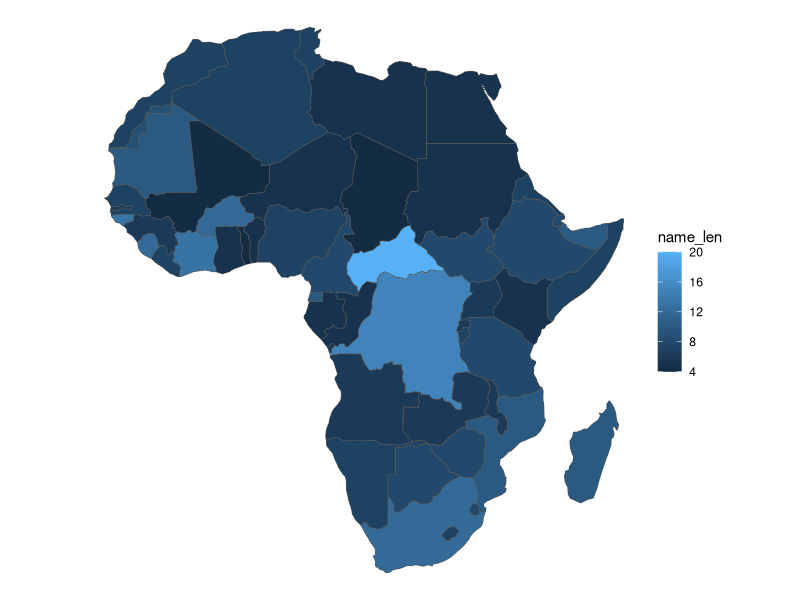

The R source for this figure:
library(ggplot2)
library(rnaturalearth)

test <- ne_countries(scale=110, type="countries", continent="africa")
print(test[1:97])
# print(test$geometry)

# test2 <- ggplot(test$geometry)
# print(test2)

test3 <- ggplot(test, aes(fill = name_len)) + geom_sf() +
     theme_void()
print(test3)
# print(test$geometry[1])
